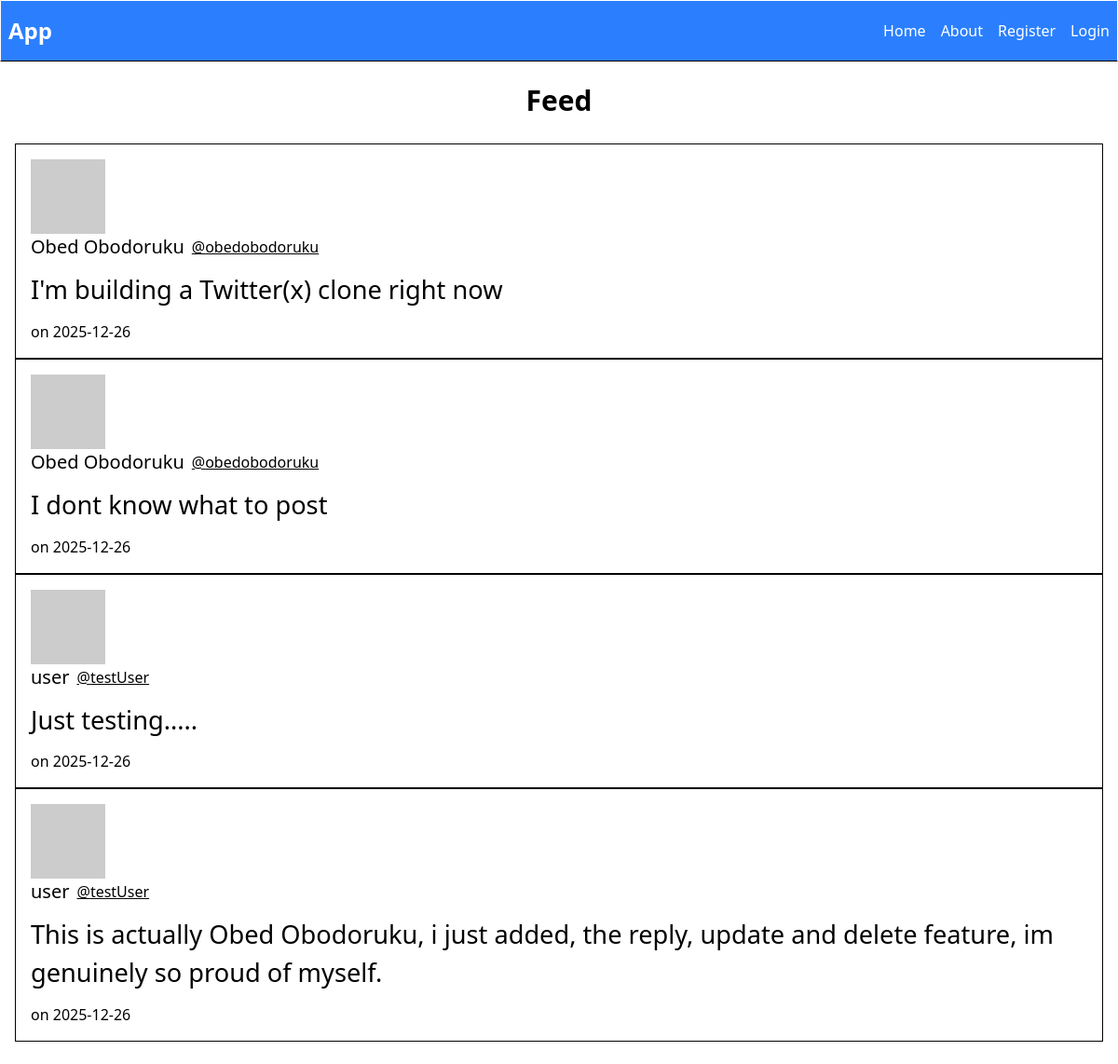
The page / on the database its author committed.
### app/models.py (models this page shows, shortened)
class Post(db.Model):
    id = db.Column(db.Integer, primary_key=True)
    content = db.Column(db.Text, nullable=False)
    date_posted = db.Column(db.DateTime, nullable=False, default=datetime.utcnow)
    user_id = db.Column(db.Integer, db.ForeignKey("user.id"), nullable=False)
    replies = db.relationship("Reply", backref="post", lazy=True, cascade="all, delete-orphan")

class User(db.Model, UserMixin):
    id = db.Column(db.Integer, primary_key=True)
    username = db.Column(db.String(150), unique=True, nullable=False)
    name = db.Column(db.String(150), default="user")
    email = db.Column(db.String(150), unique=True, nullable=False)
    password = db.Column(db.String(200), nullable=False)
    posts = db.relationship("Post", backref="user", lazy=True)
    replies = db.relationship(
        "Reply",
        backref="user",
        lazy=True,
        cascade="all, delete-orphan"
    )
    def avatar(self, size):
        digest = md5(self.email.lower().encode('utf-8')).hexdigest()
        return f'https://www.gravatar.com/avatar/{digest}?d=identicon&s={size}'

### app/routes.py (the view)
@app.route("/", methods=["GET", "POST"])
def index():
    posts = Post.query.all()
    return render_template("home.html", title="Home Page", posts=posts)

### app/templates/home.html
{% extends "layout.html" %}
{% block body %}
    <div class="my-6">
        <h1 class="text-center text-3xl font-bold mb-7">Feed</h1>
    {% if posts %}
        {% for post in posts %}
            {% if current_user.is_authenticated %}
            <div class="border border-black p-4">
                    <div>
                        <img src="{{ post.user.avatar(36) }}" alt="user pfp" />
                        <h4>
                            <a class="text-2xl font-bold" style="cursor: pointer;" href="{{ url_for('user_posts', username=post.user.username) }}">
                                <div class="flex gap-2 items-center">
                                    <h5>{{ post.user.name }}</h5>
                                    <small class="font-light text-[1rem] underline">@{{ post.user.username }}</small>
                                </div>
                            </a>
                        </h4>
                    </div>
                <a href="{{ url_for('view_post', post_id=post.id, username=post.user.username) }}">
                    <div class="my-3">
                        <p class="text-[1.7rem]">{{ post.content }}</p>
                    </div>
                    <div>
                        <span>
                            on {{ post.date_posted.strftime('%Y-%m-%d') }}
                        </span>
                    </div>
                </a>
            </div>
                {% else %}
                <div class="border border-black p-4">
                    <div>
                        <img src="{{ post.user.avatar(36) }}" alt="user pfp" />
                        <div class="flex gap-2 items-center">
                            <h5 class="text-xl font-medium">{{ post.user.name }}</h5>
                            <small class="font-light text-[1rem] underline">@{{ post.user.username }}</small>
                        </div>
                    </div>
                    <div class="my-3">
                        <p class="text-[1.7rem]">{{ post.content }}</p>
                    </div>
                <div>
                    <span>
                        on {{ post.date_posted.strftime('%Y-%m-%d') }}
                    </span>
                </div>
                </div>
                {% endif %}
        {% endfor %}
    {% endif %}
    </div>
{% endblock %}

### rows shown on the page
Post: user.name "Obed Obodoruku", user.username "obedobodoruku", content "I'm building a Twitter(x) clone right now", date_posted "2025-12-26"
Post: user.name "Obed Obodoruku", user.username "obedobodoruku", content "I dont know what to post", date_posted "2025-12-26"
Post: user.name "user", user.username "testUser", content "Just testing.....", date_posted "2025-12-26"
Post: user.name "user", user.username "testUser", content "This is actually Obed Obodoruku, i just added, the reply, update and delete feature, im genuinely so proud of myself.", date_posted "2025-12-26"
